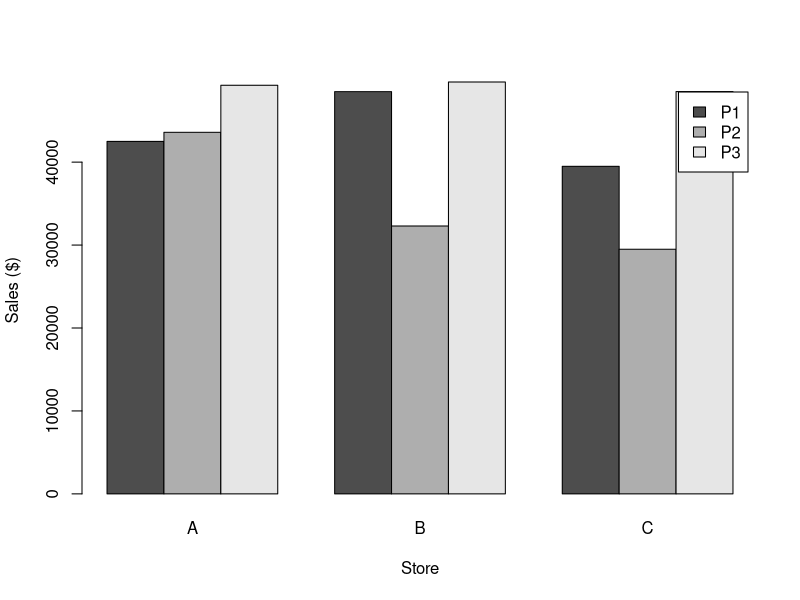
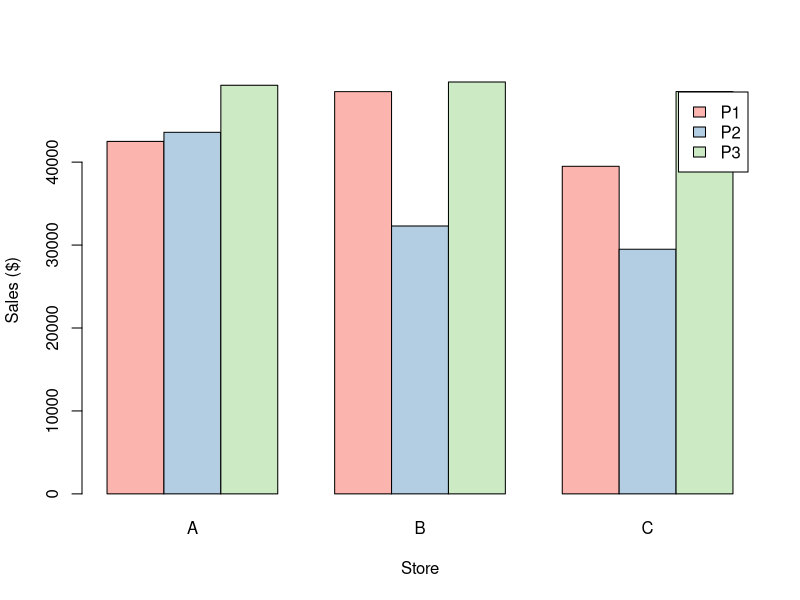
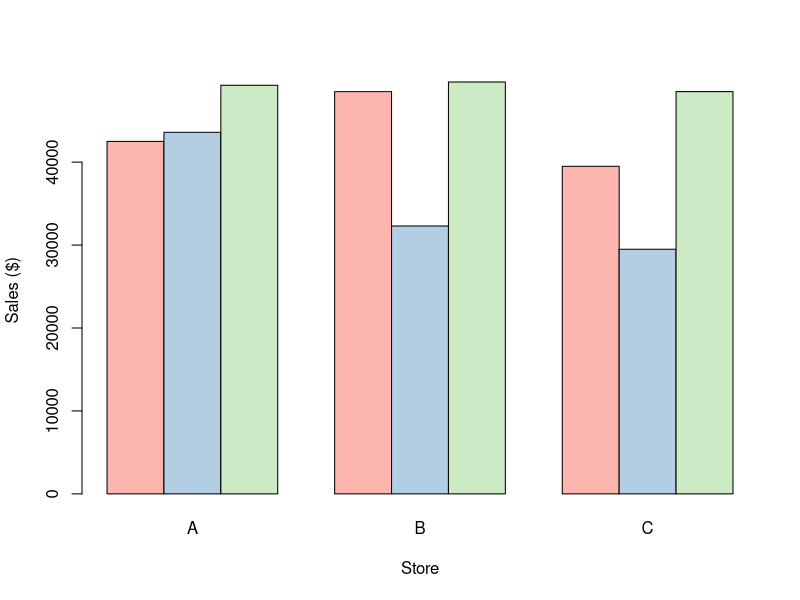
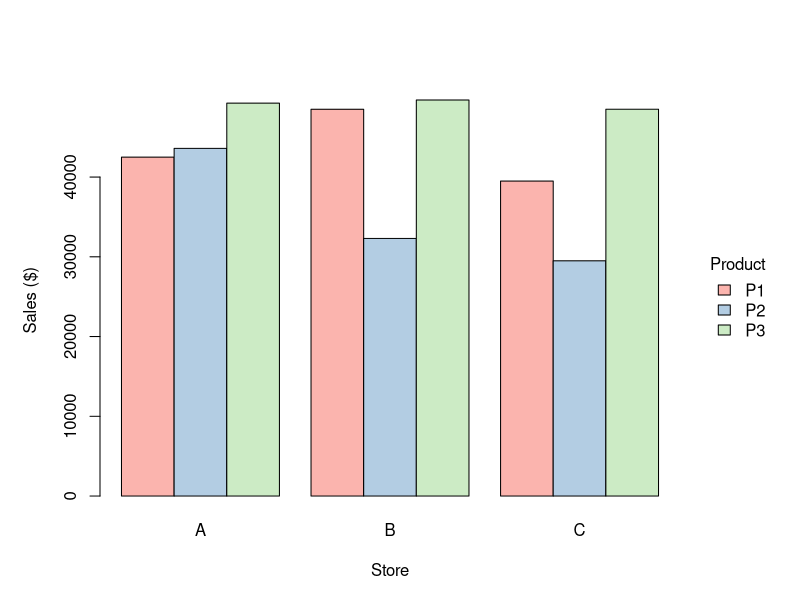
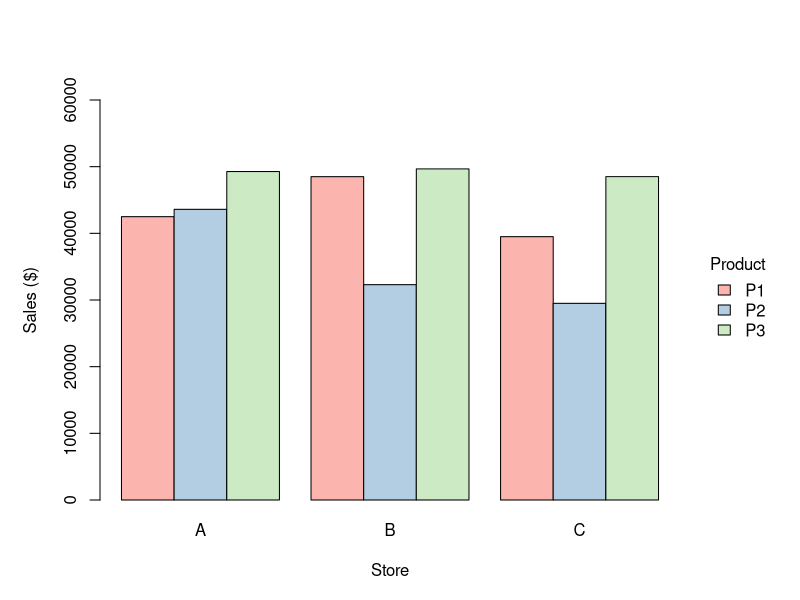

The R source for these figures, in order:
## ---- chunk 1
knitr::opts_chunk$set(echo = TRUE)
## ---- chunk 2
mydata <- matrix(c(42500, 48502, 39500, 43600, 32303, 29500, 49270, 49664, 48507), nrow = 3, byrow = TRUE)
rownames(mydata) <- c("P1", "P2", "P3")
colnames(mydata) <- c("A", "B", "C")
mydata
## ---- chunk 3
library(RColorBrewer)
barplot(mydata, beside = TRUE, xlab = "Store", ylab = "Sales ($)", legend.text = TRUE)

## ---- chunk 4
barplot(mydata, beside = TRUE, col = brewer.pal(3, name = "Pastel1"), xlab = "Store", ylab = "Sales ($)", legend.text = TRUE)
## ---- chunk 5
barplot(mydata, beside = TRUE, col = brewer.pal(3, name = "Pastel1"), xlab = "Store", ylab = "Sales ($)", legend.text = TRUE, args.legend = list(title = "Product", x = "right", bty = "n", inset = -0.16))
## ---- chunk 6
par(mai=c(1, 1, 1, 1.2))
barplot(mydata, beside = TRUE, col = brewer.pal(3, name = "Pastel1"), space = c(0, 0.6), xlab = "Store", ylab = "Sales ($)", legend.text = TRUE, args.legend = list(title = "Product", x = "right", bty = "n", inset = -0.16))
## ---- chunk 7
par(mai=c(1, 1, 1, 1.2))
barplot(mydata, beside = TRUE, col = brewer.pal(3, name = "Pastel1"), space = c(0, 0.6), xlab = "Store", ylab = "Sales ($)", ylim = c(0, 60000), legend.text = TRUE, args.legend = list(title = "Product", x = "right", bty = "n", inset = -0.16))
